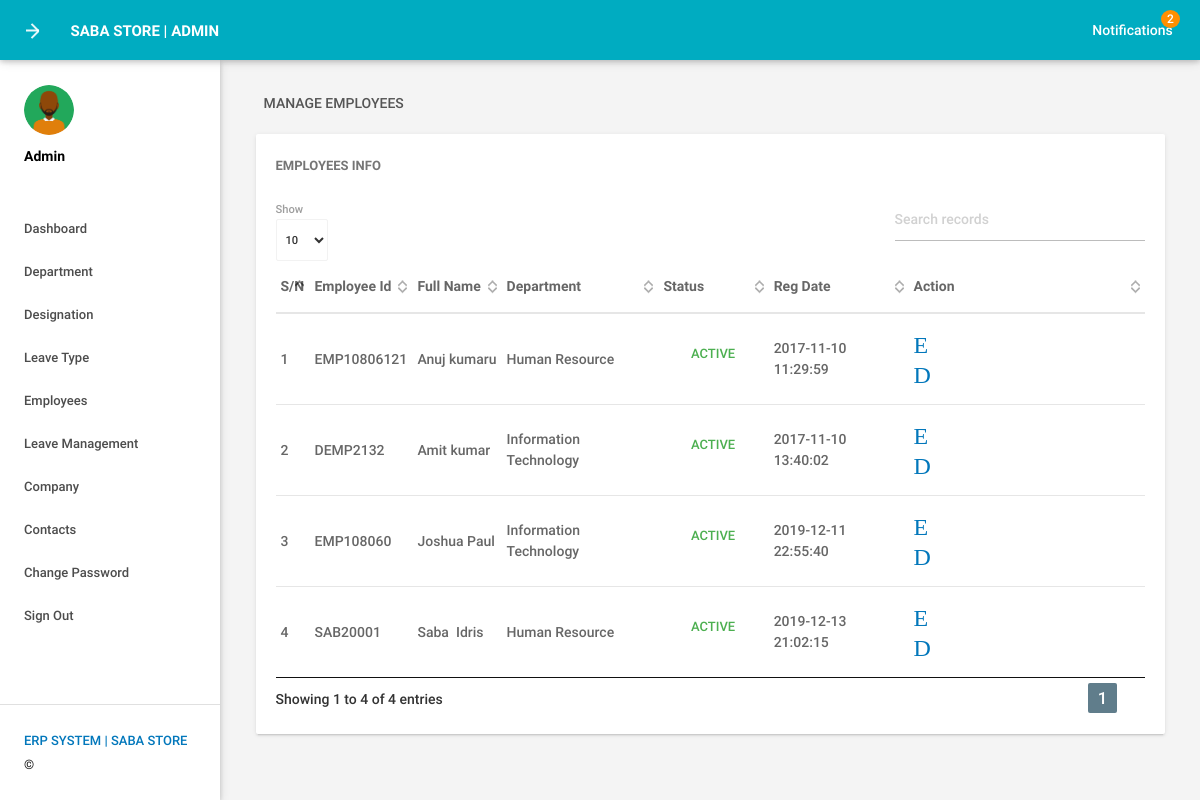
Page /admin/manageemployee.php (signed in) on the committed database.
### tables this page shows
CREATE TABLE IF NOT EXISTS `tblemployees` (
  `id` int(11) NOT NULL AUTO_INCREMENT,
  `EmpId` varchar(100) NOT NULL,
  `FirstName` varchar(150) NOT NULL,
  `LastName` varchar(150) NOT NULL,
  `EmailId` varchar(200) NOT NULL,
  `Password` varchar(180) NOT NULL,
  `Gender` varchar(100) NOT NULL,
  `Dob` varchar(100) NOT NULL,
  `Department` varchar(255) NOT NULL,
  `Address` varchar(255) NOT NULL,
  `City` varchar(200) NOT NULL,
  `Country` varchar(150) NOT NULL,
  `Phonenumber` char(11) NOT NULL,
  `Status` int(1) NOT NULL,
  `RegDate` timestamp NOT NULL DEFAULT CURRENT_TIMESTAMP,
  PRIMARY KEY (`id`)
);

### admin/manageemployee.php (the view, shortened to what this page needs)
<?php
include('includes/config.php');
if(strlen($_SESSION['alogin'])==0)
    {
header('location:index.php');
}
else{
 ?>
<!DOCTYPE html>
<html lang="en">
    <head>
        <link type="text/css" rel="stylesheet" href="../assets/plugins/materialize/css/materialize.min.css"/>
        <link href="../assets/plugins/material-preloader/css/materialPreloader.min.css" rel="stylesheet">
        <link href="../assets/plugins/datatables/css/jquery.dataTables.min.css" rel="stylesheet">
        <link href="../assets/css/alpha.min.css" rel="stylesheet" type="text/css"/>
        <link href="../assets/css/custom.css" rel="stylesheet" type="text/css"/>
    </head>
    <body>
       <?php include('includes/header.php');?>
       <?php include('includes/sidebar.php');?>
            <main class="mn-inner">
                <div class="row">
                    <div class="col s12">
                        <div class="page-title">Manage Employees</div>
                    </div>
                    <div class="col s12 m12 l12">
                        <div class="card">
                            <div class="card-content">
                                <span class="card-title">Employees Info</span>
                                <table id="example" class="display responsive-table ">
                                    <thead>
                                        <tr>
                                            <th>S/N</th>
                                            <th>Employee Id</th>
                                            <th>Full Name</th>
                                            <th>Department</th>
                                             <th>Status</th>
                                             <th>Reg Date</th>
                                            <th>Action</th>
                                        </tr>
                                    </thead>
                                    <tbody>
<?php $sql = "SELECT EmpId,FirstName,LastName,Department,Status,RegDate,id from  tblemployees";
$query = $dbh -> prepare($sql);
$query->execute();
$results=$query->fetchAll(PDO::FETCH_OBJ);
$cnt=1;
if($query->rowCount() > 0)
{
foreach($results as $result)
{               ?>
                                        <tr>
                                            <td> <?php echo htmlentities($cnt);?></td>
                                            <td><?php echo htmlentities($result->EmpId);?></td>
                                            <td><?php echo htmlentities($result->FirstName);?>&nbsp;<?php echo htmlentities($result->LastName);?></td>
                                            <td><?php echo htmlentities($result->Department);?></td>
                                             <td><?php $stats=$result->Status;
if($stats){
                                             ?>
                                                 <a class="waves-effect waves-green btn-flat m-b-xs">Active</a>
                                                 <?php } else { ?>
                                                 <a class="waves-effect waves-red btn-flat m-b-xs">Inactive</a>
                                                 <?php } ?>
                                             </td>
                                              <td><?php echo htmlentities($result->RegDate);?></td>
                                            <td><a href="editemployee.php?empid=<?php echo htmlentities($result->id);?>"><i class="material-icons">Edit</i></a>
                                        <?php if($result->Status==1)
 {?>
<a href="manageemployee.php?inid=<?php echo htmlentities($result->id);?>" onclick="return confirm('Are you sure you want to inactive this Employee?');"" > <i class="material-icons" title="Inactive">Delete</i>
<?php } else {?>
                                            <a href="manageemployee.php?id=<?php echo htmlentities($result->id);?>" onclick="return confirm('Are you sure you want to active this employee?');""><i class="material-icons" title="Active">done</i>
                                            <?php } ?> </td>
                                        </tr>
                                         <?php $cnt++;} }?>
                                    </tbody>
                                </table>
                            </div>
                        </div>
                    </div>
                </div>
            </main>
        </div>
        <div class="left-sidebar-hover"></div>
    </body>
</html>
<?php } ?>

### rows in the picture
tblemployees: EmpId "EMP10806121", FirstName "Anuj", LastName "kumaru", Department "Human Resource", Status "ACTIVE", RegDate "2017-11-10 11:29:59"
tblemployees: EmpId "DEMP2132", FirstName "Amit", LastName "kumar", Department "Information Technology", Status "ACTIVE", RegDate "2017-11-10 13:40:02"
tblemployees: EmpId "EMP108060", FirstName "Joshua", LastName "Paul", Department "Information Technology", Status "ACTIVE", RegDate "2019-12-11 22:55:40"
tblemployees: EmpId "SAB20001", FirstName "Saba", LastName "Idris", Department "Human Resource", Status "ACTIVE", RegDate "2019-12-13 21:02:15"

### other values in the picture
$unreadcount "2"
